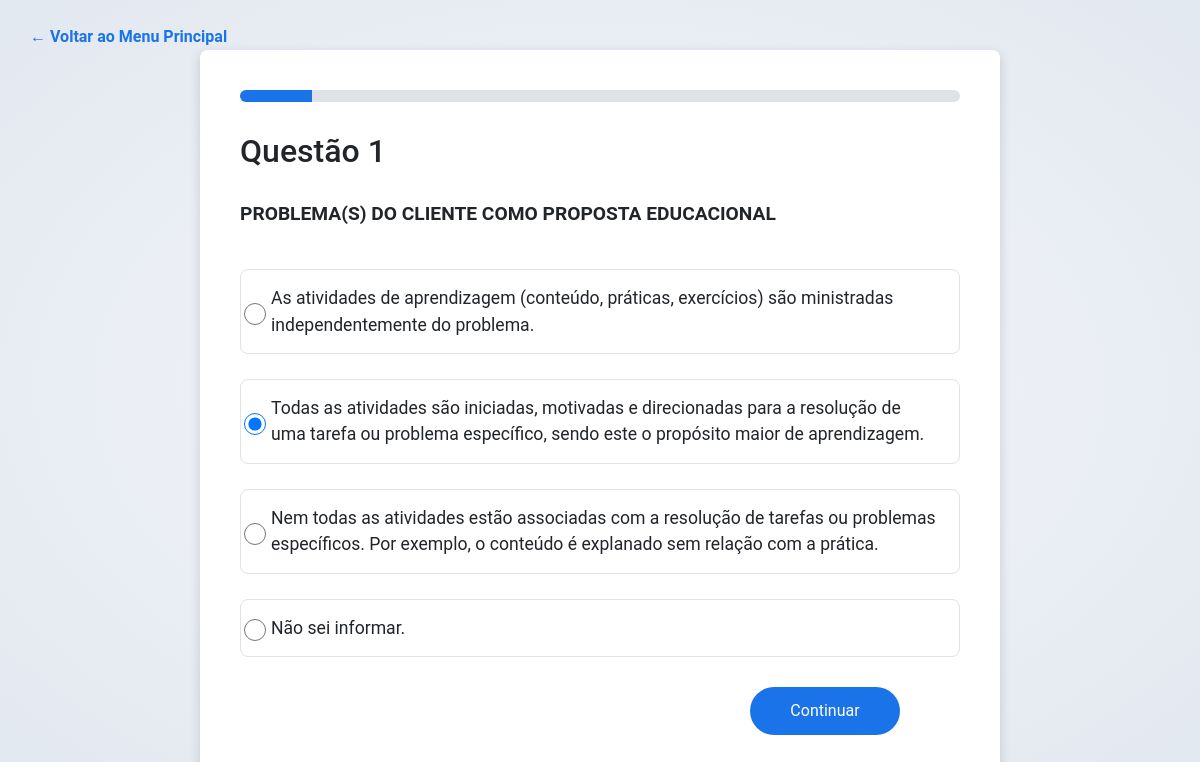
Page /teste_pbl/questao/1/ (signed in) on the committed database.
### cadastro_app/models.py (models this page shows, shortened)
class Resposta(models.Model):
    aluno = models.ForeignKey(Aluno, on_delete=models.CASCADE, related_name='respostas')  # Aluno que respondeu
    curso = models.ForeignKey(Curso, on_delete=models.CASCADE, related_name='respostas')  # Curso associado
    questao_num = models.PositiveIntegerField()
    resposta = models.CharField(max_length=255)
    texto = models.TextField()  # Campo texto
    ordem = models.IntegerField()  # Campo ordem
    data_resposta = models.DateTimeField(auto_now_add=True)

### cadastro_app/views.py (the view, shortened to what this page needs)
# urls.py: path('teste_pbl/questao/<int:questao_num>/',views.teste_pbl_questao, name='teste_pbl_questao'),
def teste_pbl_questao(request, questao_num):
    questoes = [
        {
            'pergunta': "PROBLEMA(S) DO CLIENTE COMO PROPOSTA EDUCACIONAL",
            'opcoes': [
                "As atividades de aprendizagem (conteúdo, práticas, exercícios) são ministradas independentemente do problema.",
                "Todas as atividades são iniciadas, motivadas e direcionadas para a resolução de uma tarefa ou problema específico, sendo este o propósito maior de aprendizagem.",
                "Nem todas as atividades estão associadas com a resolução de tarefas ou problemas específicos. Por exemplo, o conteúdo é explanado sem relação com a prática.",
                "Não sei informar."
            ]
        },
        {
            'pergunta': "O ALUNO SENTE-SE RESPONSÁVEL PELA RESOLUÇÃO DO PROBLEMA",
            'opcoes': [
                "Postura totalmente passiva com relação ao problema.",
                "O aluno se envolve com o problema para cumprir metas, geralmente na entrega de resultados parciais exigidos pelo professor ou tutor.",
                "O aluno está totalmente envolvido com o problema, demonstrando engajamento na busca pela sua solução, independente de tarefas exigidas pelo professor ou tutor.",
                "Não sei informar."
            ]
        },
        {
            'pergunta': "AUTENTICIDADE DO PROBLEMA OU TAREFA",
            'opcoes': [
                "As tarefas de aprendizagem não refletem as situações do mundo real.",
                "As tarefas de aprendizagem são reais, definidas e acompanhadas a partir de clientes reais, em contexto real controlado por escopo da solução, prazos de entrega e esforço despendido.",
                "Problema ou tarefa real, mas sem a participação do cliente ou ainda definição do contexto realizada pelo professor.",
                "Não sei informar."
            ]
        },
        {
            'pergunta': "AUTENTICIDADE DO AMBIENTE DE APRENDIZAGEM",
            'opcoes': [
                "O ambiente de aprendizado é convencional, tanto o físico (mobília e recursos) quanto os procedimentos.",
                "O ambiente de aprendizado é real, com os mesmos desafios que você encontrará no ambiente de trabalho para o qual está sendo treinado: equipe, infraestrutura e processos reais.",
                "O ambiente de aprendizado é uma simulação do mundo real.",
                "Não sei informar."
            ]
        },
        {
            'pergunta': "CONDUÇÃO DO PROCESSO DE RESOLUÇÃO DO PROBLEMA",
            'opcoes': [
                "O processo de resolução do problema é totalmente conduzido pelo professor ou tutor, sem entendimento por parte do aluno.",
                "O professor ou tutor define o processo de resolução do problema, mas o aluno o entende, sabe aplicá-lo e é capaz de identificar pontos fortes e de melhoria.",
                "O aluno define o processo de resolução de problema, descrevendo suas etapas, pontos fortes e de melhoria.",
                "Não sei informar."
            ]
        },
        {
            'pergunta': "COMPLEXIDADE DO PROBLEMA OU TAREFA",
            'opcoes': [
                "Os problemas ou tarefas são simples de resolver, exigindo pouco do assunto abordado na disciplina.",
                "A complexidade dos problemas ou tarefas é moderada, por não exigir muito esforço do aluno na busca de informações ou soluções alternativas para sua resolução.",
                "A complexidade do problema ou tarefa estimula o raciocínio e o desafio no desenvolvimento das ideias acerca do problema proposto. São necessárias mais informações que as fornecidas para entender o problema e conhecer as ações necessárias para a sua solução.",
                "Não sei informar."
            ]
        },
        {
            'pergunta': "AVALIAÇÃO E ANÁLISE DA SOLUÇÃO PARA O PROBLEMA",
            'opcoes': [
                "A solução para o problema é proposta por um dos membros da equipe, a partir de seu conhecimento e/ou experiência individual.",
                "Soluções são propostas por um ou mais alunos e, a partir da discussão entre os membros do grupo, decide-se pela melhor solução.",
                "As soluções são construídas a partir de um processo investigativo e questionador de ideias entre os membros da equipe, que buscam novas fontes e contextos alternativos para desenvolver a melhor solução para o problema.",
                "Não sei informar."
            ]
        },
        {
            'pergunta': "REFLEXÃO SOBRE COMO O ALUNO APRENDEU O CONTEÚDO NO PROCESSO DE APRENDIZAGEM",
            'opcoes': [
                "O aluno não tem oportunidade para refletir sobre sua aprendizagem.",
                "O aluno tem oportunidade para refletir sobre sua aprendizagem, mas não é orientado para o desenvolvimento de habilidades de autorreflexão sobre o processo de construção do conhecimento. Por exemplo, não é orientado a identificar e descrever como aprendeu, o que aprendeu e o que precisa aprender.",
                "O aluno tem oportunidade de pensar e agir reflexivamente, demonstrando habilidades de autorreflexão, descrevendo como aprendeu, o que aprendeu e o que precisa aprender. Do aluno é exigido que descreva as etapas de resolução do problema e o planejamento do processo de resolução.",
                "Não sei informar."
            ]
        },
        {
            'pergunta': "FORMA DE APRENDIZAGEM",
            'opcoes': [
                "A aprendizagem ocorre em grupos, mas há pouca colaboração e interatividade (participação) com os colegas do grupo, também como para os professores e tutores.",
                "A aprendizagem é colaborativa e acontece através de várias direções entre (professor - aluno, aluno - professor, aluno - aluno), envolvendo discussões, diálogos em grupo e maior interação com os colegas, professores e tutores.",
                "A aprendizagem acontece através apenas da interação entre (professor - aluno), com informações repassadas por um professor ou tutor.",
                "Não sei informar."
            ]
        },
        {
            'pergunta': "AVALIAÇÃO E ACOMPANHAMENTO CONTÍNUO",
            'opcoes': [
                "As avaliações não estão alinhadas com os objetivos educacionais propostos no planejamento do ensino.",
                "As avaliações são contínuas e alinhadas aos objetivos educacionais planejados. Elas são aplicadas com o propósito de monitorar o progresso do aprendizado (verificar se os objetivos foram alcançados), prover feedback para o aluno, daquilo que ele aprendeu e do que precisa aprender, identificando as falhas da aprendizagem e os aspectos da instrução que precisam ser modificados.",
                "Os objetivos educacionais não foram claramente definidos e as avaliações são aplicadas com um único propósito: atribuição de uma nota/conceito como forma de “classificar” o conhecimento do aluno como aprovado ou reprovado.",
                "Não sei informar."
            ]
        }
    ]
    total_questoes = len(questoes)
    if questao_num > total_questoes:
        return redirect('resultado_teste')
    questao = questoes[questao_num - 1]
    try:
        resposta_usuario = Resposta.objects.get(
            aluno=request.user.aluno, questao_num=questao_num)
        resposta_selecionada = resposta_usuario.resposta
    except Resposta.DoesNotExist:
        resposta_selecionada = None
    context = {
        'questao': questao,
        'questao_num': questao_num,
        'total_questoes': total_questoes,
        'resposta_selecionada': resposta_selecionada
    }
    return render(request, 'cadastro_app/teste_pbl_questao.html', context)

### cadastro_app/templates/cadastro_app/teste_pbl_questao.html (shortened to what this page needs)
<!DOCTYPE html>
<html lang="pt-br">
<head>
    <link rel="stylesheet" href="https://maxcdn.bootstrapcdn.com/bootstrap/4.5.2/css/bootstrap.min.css">
</head>
<body>
    <a href="{% url 'home' %}" class="back-to-menu">← Voltar ao Menu Principal</a>
    <div class="container">
        <div class="progress">
            <div class="progress-bar" role="progressbar"></div>
        </div>
        <h2>Questão {{ questao_num }}</h2>
        <p><strong>{{ questao.pergunta }}</strong></p>
        <form method="post">
            <div class="form-group">
                {% for opcao in questao.opcoes %}
                <label class="form-check" for="opcao{{ forloop.counter }}">
                    <input type="radio" class="form-check-input" name="resposta" id="opcao{{ forloop.counter }}" value="{{ opcao }}"
                           {% if resposta_selecionada == opcao %}checked{% endif %} required>
                    <span class="form-check-label">{{ opcao }}</span>
                </label>
                {% endfor %}
            </div>
            <div class="btn-group">
                {% if questao_num > 1 %}
                    <a href="{% url 'teste_pbl_questao' questao_num=questao_num|add:'-1' %}" class="btn-custom btn-custom-primary">Voltar</a>
                {% else %}
                    <div class="spacer"></div>
                {% endif %}
                {% if questao_num == total_questoes %}
                    <button type="submit" class="btn-custom btn-custom-success">Enviar Respostas</button>
                {% else %}
                    <button type="submit" class="btn-custom btn-custom-primary">Continuar</button>
                {% endif %}
            </div>
        </form>
    </div>
</body>
</html>

### rows in the picture
Resposta: pergunta "PROBLEMA(S) DO CLIENTE COMO PROPOSTA EDUCACIONAL", resposta "☐ As atividades de aprendizagem" "☑ Todas as atividades são inicia" "☐ Nem todas as atividades estão" "☐ Não sei informar."

### other values in the picture
{{ questao_num }} "1"
{{ opcao }} "As atividades de aprendizagem (conteúdo, práticas, exercícios) são ministradas independentemente do problema." "Todas as atividades são iniciadas, motivadas e direcionadas para a resolução de uma tarefa ou problema específico, sendo este o propósito maior de aprendizagem." "Nem todas as atividades estão associadas com a resolução de tarefas ou problemas específicos. Por exemplo, o conteúdo é explanado sem relação com a prática." "Não sei informar."
